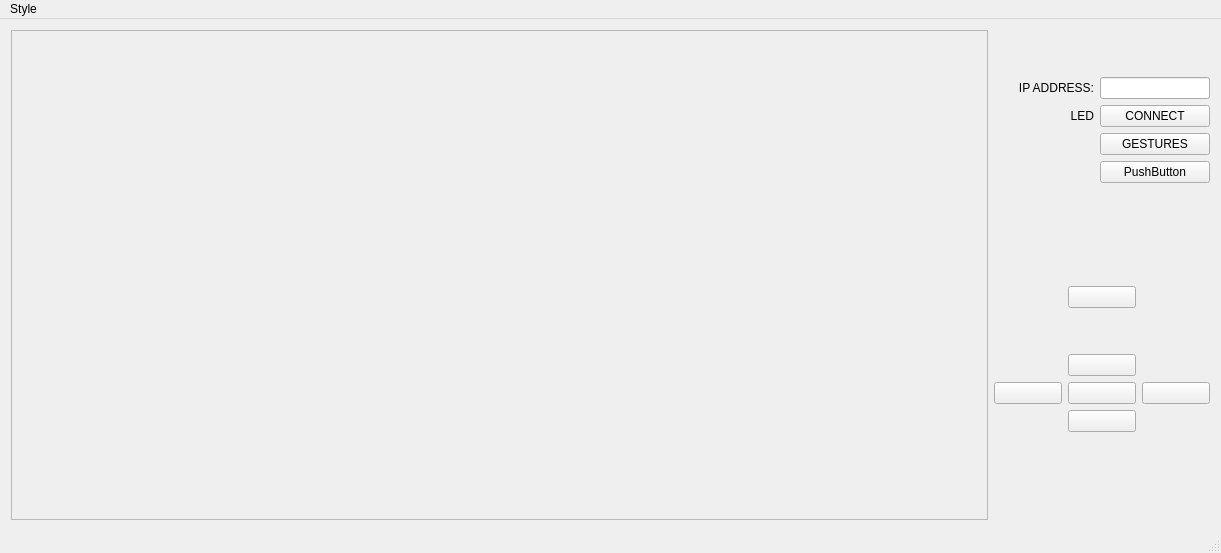
<?xml version="1.0" encoding="UTF-8"?>
<ui version="4.0">
 <class>MainWindow</class>
 <widget class="QMainWindow" name="MainWindow">
  <property name="geometry">
   <rect>
    <x>0</x>
    <y>0</y>
    <width>1221</width>
    <height>553</height>
   </rect>
  </property>
  <property name="windowTitle">
   <string>MainWindow</string>
  </property>
  <property name="styleSheet">
   <string notr="true"/>
  </property>
  <widget class="QWidget" name="centralWidget">
   <property name="styleSheet">
    <string notr="true"/>
   </property>
   <layout class="QHBoxLayout" name="horizontalLayout_4">
    <item>
     <widget class="QFrame" name="frame">
      <property name="sizePolicy">
       <sizepolicy hsizetype="MinimumExpanding" vsizetype="Expanding">
        <horstretch>0</horstretch>
        <verstretch>0</verstretch>
       </sizepolicy>
      </property>
      <property name="minimumSize">
       <size>
        <width>600</width>
        <height>450</height>
       </size>
      </property>
      <property name="styleSheet">
       <string notr="true"/>
      </property>
      <property name="frameShape">
       <enum>QFrame::StyledPanel</enum>
      </property>
      <property name="frameShadow">
       <enum>QFrame::Raised</enum>
      </property>
     </widget>
    </item>
    <item>
     <layout class="QGridLayout" name="gridLayout_2">
      <item row="1" column="1">
       <spacer name="verticalSpacer">
        <property name="orientation">
         <enum>Qt::Vertical</enum>
        </property>
        <property name="sizeType">
         <enum>QSizePolicy::Fixed</enum>
        </property>
        <property name="sizeHint" stdset="0">
         <size>
          <width>20</width>
          <height>40</height>
         </size>
        </property>
       </spacer>
      </item>
      <item row="0" column="1">
       <layout class="QGridLayout" name="gridLayout_3">
        <item row="4" column="1">
         <layout class="QGridLayout" name="gridLayout_4">
          <item row="1" column="2">
           <spacer name="verticalSpacer_2">
            <property name="orientation">
             <enum>Qt::Vertical</enum>
            </property>
            <property name="sizeType">
             <enum>QSizePolicy::Fixed</enum>
            </property>
            <property name="sizeHint" stdset="0">
             <size>
              <width>20</width>
              <height>40</height>
             </size>
            </property>
           </spacer>
          </item>
          <item row="0" column="2">
           <widget class="QPushButton" name="pushButton_estop">
            <property name="text">
             <string/>
            </property>
           </widget>
          </item>
          <item row="2" column="2">
           <widget class="QPushButton" name="pushButton_up">
            <property name="text">
             <string/>
            </property>
           </widget>
          </item>
          <item row="4" column="2">
           <widget class="QPushButton" name="pushButton_down">
            <property name="text">
             <string/>
            </property>
           </widget>
          </item>
          <item row="3" column="1">
           <widget class="QPushButton" name="pushButton_left">
            <property name="text">
             <string/>
            </property>
           </widget>
          </item>
          <item row="3" column="2">
           <widget class="QPushButton" name="pushButton_circle">
            <property name="layoutDirection">
             <enum>Qt::LeftToRight</enum>
            </property>
            <property name="text">
             <string/>
            </property>
           </widget>
          </item>
          <item row="3" column="3">
           <widget class="QPushButton" name="pushButton_right">
            <property name="text">
             <string/>
            </property>
           </widget>
          </item>
         </layout>
        </item>
        <item row="2" column="1">
         <layout class="QGridLayout" name="gridLayout_7">
          <item row="2" column="2">
           <layout class="QHBoxLayout" name="horizontalLayout_2">
            <item>
             <widget class="QLabel" name="label_led">
              <property name="maximumSize">
               <size>
                <width>100</width>
                <height>16777215</height>
               </size>
              </property>
              <property name="layoutDirection">
               <enum>Qt::RightToLeft</enum>
              </property>
              <property name="text">
               <string>LED</string>
              </property>
              <property name="alignment">
               <set>Qt::AlignRight|Qt::AlignTrailing|Qt::AlignVCenter</set>
              </property>
              <property name="buddy">
               <cstring>pushButton_connect</cstring>
              </property>
             </widget>
            </item>
            <item>
             <widget class="QPushButton" name="pushButton_connect">
              <property name="maximumSize">
               <size>
                <width>110</width>
                <height>16777215</height>
               </size>
              </property>
              <property name="layoutDirection">
               <enum>Qt::RightToLeft</enum>
              </property>
              <property name="text">
               <string>CONNECT</string>
              </property>
             </widget>
            </item>
           </layout>
          </item>
          <item row="3" column="2">
           <widget class="QPushButton" name="pushButton_mode">
            <property name="maximumSize">
             <size>
              <width>110</width>
              <height>16777215</height>
             </size>
            </property>
            <property name="layoutDirection">
             <enum>Qt::RightToLeft</enum>
            </property>
            <property name="styleSheet">
             <string notr="true"/>
            </property>
            <property name="text">
             <string>GESTURES</string>
            </property>
           </widget>
          </item>
          <item row="0" column="2">
           <layout class="QHBoxLayout" name="horizontalLayout">
            <item>
             <widget class="QLabel" name="label_ip">
              <property name="maximumSize">
               <size>
                <width>100</width>
                <height>16777215</height>
               </size>
              </property>
              <property name="layoutDirection">
               <enum>Qt::RightToLeft</enum>
              </property>
              <property name="text">
               <string>IP ADDRESS:</string>
              </property>
              <property name="alignment">
               <set>Qt::AlignRight|Qt::AlignTrailing|Qt::AlignVCenter</set>
              </property>
              <property name="buddy">
               <cstring>lineEdit_ip</cstring>
              </property>
             </widget>
            </item>
            <item>
             <widget class="QLineEdit" name="lineEdit_ip">
              <property name="minimumSize">
               <size>
                <width>110</width>
                <height>0</height>
               </size>
              </property>
              <property name="maximumSize">
               <size>
                <width>110</width>
                <height>16777215</height>
               </size>
              </property>
              <property name="layoutDirection">
               <enum>Qt::RightToLeft</enum>
              </property>
              <property name="maxLength">
               <number>15</number>
              </property>
             </widget>
            </item>
           </layout>
          </item>
          <item row="4" column="2">
           <widget class="QPushButton" name="pushButton_5">
            <property name="minimumSize">
             <size>
              <width>110</width>
              <height>0</height>
             </size>
            </property>
            <property name="maximumSize">
             <size>
              <width>110</width>
              <height>16777215</height>
             </size>
            </property>
            <property name="layoutDirection">
             <enum>Qt::RightToLeft</enum>
            </property>
            <property name="text">
             <string>PushButton</string>
            </property>
           </widget>
          </item>
         </layout>
        </item>
        <item row="3" column="1">
         <spacer name="verticalSpacer_3">
          <property name="orientation">
           <enum>Qt::Vertical</enum>
          </property>
          <property name="sizeType">
           <enum>QSizePolicy::Minimum</enum>
          </property>
          <property name="sizeHint" stdset="0">
           <size>
            <width>20</width>
            <height>50</height>
           </size>
          </property>
         </spacer>
        </item>
       </layout>
      </item>
     </layout>
    </item>
   </layout>
  </widget>
  <widget class="QMenuBar" name="menuBar">
   <property name="geometry">
    <rect>
     <x>0</x>
     <y>0</y>
     <width>1221</width>
     <height>26</height>
    </rect>
   </property>
   <widget class="QMenu" name="menuStyle">
    <property name="title">
     <string>Style</string>
    </property>
    <addaction name="actionHello_Kitty"/>
    <addaction name="actionDark_Souls"/>
   </widget>
   <addaction name="menuStyle"/>
  </widget>
  <widget class="QStatusBar" name="statusBar"/>
  <action name="actionHello_Kitty">
   <property name="text">
    <string>Hello Kitty</string>
   </property>
  </action>
  <action name="actionDark_Souls">
   <property name="text">
    <string>Dark Souls</string>
   </property>
  </action>
 </widget>
 <layoutdefault spacing="6" margin="11"/>
 <resources/>
 <connections/>
</ui>
